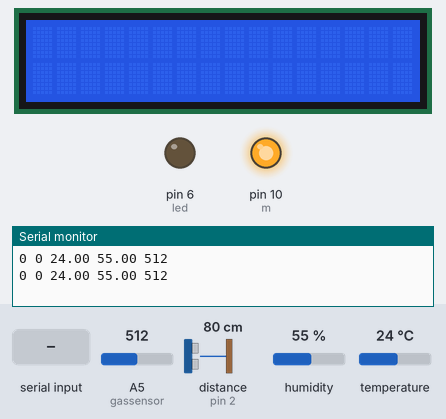
The sketch below on a simulated Arduino Uno, built with avr-gcc and run on an emulated ATmega328P. On the bench: 16×2 character LCD, output pins drawn as LEDs (lit = HIGH), the last lines printed to the serial monitor. Wiring (inferred from the names in the program): DHT11 sensor: data pin 7. Inputs (shaded band) come from the test bench; at power-on: A5 (gassensor) = 512, distance to the obstacle (sensor on pin 2) 80 cm, humidity 55 %, temperature 24 °C. The echo pulse lasts 58.3 µs per cm; pins used as bus, display or sensor lines are not drawn.

Above: at 1.2 s.
1.3 s: "1\n" received over Serial
At 2.9 s:
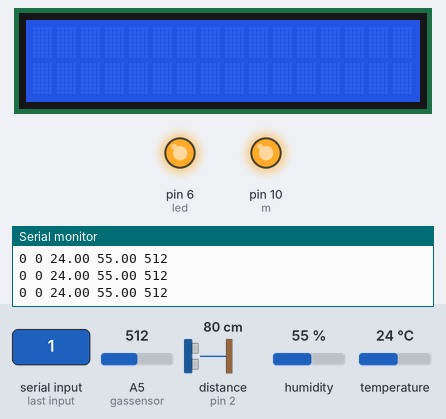
Timing chart, 0 to 5.6 s (numbered marks = the images above; inputs shaded):
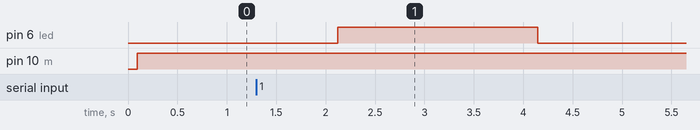

Measured:
- after the input at 1.3 s, pin 6 (led): LOW → HIGH after 0.82 s, → LOW 2.0 s later

The sketch:

MMIproject.ino
```cpp
#include "Arduino.h"
#include "dht.h"
#include "LiquidCrystal.h"
#include <Wire.h>

dht DHT;

#define led 6  //old5
#define DHT11_PIN 7
#define piezopin 6
#define pir 9
#define m 10


const byte numChars = 32;
char receivedChars[numChars];   // an array to store the received data

boolean newData = false;


const int trigPin = 3; // old3
const int echoPin = 2; // old2

int counter = 0;
int counter_motion = 0;
int currentState1 = 0;
int previousState1 = 0;
int currentState2 = 0;
int previousState2 = 0;
int inside = 0;
int outside = 0;
int gassensor = A5;

//LiquidCrystal lcd(7, 6, 5, 4, 3, 2);
LiquidCrystal lcd(12, 11, 5, 4, 3, 2);
float sensorMQ;
long duration;
int distance;
int value_pir = 0;
int state = LOW;
int a[100];


void setup()
{
	Serial.begin(9600);
	lcd.begin(16, 2);
	lcd.clear();
	pinMode(led, OUTPUT);
	pinMode(trigPin, OUTPUT);
	pinMode(echoPin, INPUT);
	pinMode(piezopin, OUTPUT);
	pinMode(gassensor, INPUT);
	pinMode(value_pir, INPUT);
	pinMode(m, OUTPUT);

}

int toggle = 0;
int k = 0;


void recvWithEndMarker() {
    static byte ndx = 0;
    char endMarker = '\n';
    char rc;

    while (Serial.available() > 0 && newData == false) {
        rc = Serial.read();

        if (rc != endMarker) {
            receivedChars[ndx] = rc;
            ndx++;
            if (ndx >= numChars) {
                ndx = numChars - 1;
            }
        }
        else {
            receivedChars[ndx] = '\0'; // terminate the string
            ndx = 0;
            newData = true;
        }
    }
}

int motor = 0;
void showNewData() {
    if (newData == true) {
        //Serial.println("This just in ... ");
        //lcd.clear();
        //lcd.print("This just in ... ");
        //lcd.print("A");
        //lcd.print(receivedChars);
    	if ((int)receivedChars == 1)
    	{
    		motor = 1;
    	}
    	else
    		motor = 0;

        newData = false;
    }
}


void motor_onoff()
{
	if (motor == 1)
		digitalWrite(m, HIGH);
	else
		digitalWrite(m, LOW);
}


void people_counter()
{
	if ((distance >= 53) && (distance <=55))
		{
		if (toggle>0)
		{
			if (a[0] > a[toggle-1])
			{
				counter++;
			}
			else
			{
				if (counter>0)
				counter--;
			}
		}
		toggle = 0;
		for (int i=0; i<toggle;i++)
		{
			a[i] = 0;
		}
		}
	else if (distance < 53)
		toggle += 1;
	if (toggle>0)
		{
		a[toggle-1]=distance;
		}
//	Serial.print("PERSOANE: ");
//	Serial.println(counter);
}

/*void motion()
{
	value_pir = digitalRead(pir);
		if (value_pir == HIGH)            // check if the sensor is HIGH
		    counter_motion = 10;  // turn LED ON

		else
			counter_motion -= 1;

		if (counter_motion <= 0)
		{
			digitalWrite(led, LOW);
			k = 0;
		}
		else
		{
			digitalWrite(led, HIGH);
			k = 1;
		}
}*/

void loop()
{
	//lcd.clear();
	//dlcd.print("LED1  ON");
	//tone(piezopin, 2000, 500);
	if(Serial.available())
	{
		int r = Serial.parseInt();
		    //Serial.println(r);
		    if (r == 1)
		    {
		    	digitalWrite(led,HIGH);
		    }
		    if (r == 0)
		    {
		    	digitalWrite(led,LOW);
		    }
	}


	digitalWrite(trigPin, LOW);
	delayMicroseconds(2);
	digitalWrite(trigPin, HIGH);
	delayMicroseconds(10);
	digitalWrite(trigPin, LOW);
	duration = pulseIn(echoPin, HIGH);
	distance = (duration/2)/29.1;

	people_counter();
	int chk = DHT.read11(DHT11_PIN);
	int analogSensor = analogRead(gassensor);
	//motion();


	//recvWithEndMarker();
	//showNewData();
//	motor = 1;
//	motor_onoff();
	analogWrite(m, 255);
	//lcd.clear();
	//lcd.print(receivedChars);
	//lcd.setCursor(0, 1);
	//lcd.print("victorie");
	//lcd.setCursor(0, 0);


	Serial.println((String)counter+" "+k+" "+DHT.temperature+" "+DHT.humidity+" "+analogSensor);
	delay(1000);
}
```

dht.cpp
```cpp
//
//    FILE: dht.cpp
//  AUTHOR: Rob Tillaart
// VERSION: 0.1.14
// PURPOSE: DHT Temperature & Humidity Sensor library for Arduino
//     URL: http://arduino.cc/playground/Main/DHTLib
//
// HISTORY:
// 0.1.14 replace digital read with faster (~3x) code => more robust low MHz machines.
// 0.1.13 fix negative temperature
// 0.1.12 support DHT33 and DHT44 initial version
// 0.1.11 renamed DHTLIB_TIMEOUT
// 0.1.10 optimized faster WAKEUP + TIMEOUT
// 0.1.09 optimize size: timeout check + use of mask
// 0.1.08 added formula for timeout based upon clockspeed
// 0.1.07 added support for DHT21
// 0.1.06 minimize footprint (2012-12-27)
// 0.1.05 fixed negative temperature bug (thanks to Roseman)
// 0.1.04 improved readability of code using DHTLIB_OK in code
// 0.1.03 added error values for temp and humidity when read failed
// 0.1.02 added error codes
// 0.1.01 added support for Arduino 1.0, fixed typos (31/12/2011)
// 0.1.00 by Rob Tillaart (01/04/2011)
//
// inspired by DHT11 library
//
// Released to the public domain
//

#include "dht.h"

/////////////////////////////////////////////////////
//
// PUBLIC
//

// return values:
// DHTLIB_OK
// DHTLIB_ERROR_CHECKSUM
// DHTLIB_ERROR_TIMEOUT
int dht::read11(uint8_t pin)
{
    // READ VALUES
    int rv = _readSensor(pin, DHTLIB_DHT11_WAKEUP);
    if (rv != DHTLIB_OK)
    {
        humidity    = DHTLIB_INVALID_VALUE; // invalid value, or is NaN prefered?
        temperature = DHTLIB_INVALID_VALUE; // invalid value
        return rv;
    }

    // CONVERT AND STORE
    humidity    = bits[0];  // bits[1] == 0;
    temperature = bits[2];  // bits[3] == 0;

    // TEST CHECKSUM
    // bits[1] && bits[3] both 0
    uint8_t sum = bits[0] + bits[2];
    if (bits[4] != sum) return DHTLIB_ERROR_CHECKSUM;

    return DHTLIB_OK;
}


// return values:
// DHTLIB_OK
// DHTLIB_ERROR_CHECKSUM
// DHTLIB_ERROR_TIMEOUT
int dht::read(uint8_t pin)
{
    // READ VALUES
    int rv = _readSensor(pin, DHTLIB_DHT_WAKEUP);
    if (rv != DHTLIB_OK)
    {
        humidity    = DHTLIB_INVALID_VALUE;  // invalid value, or is NaN prefered?
        temperature = DHTLIB_INVALID_VALUE;  // invalid value
        return rv; // propagate error value
    }

    // CONVERT AND STORE
    humidity = word(bits[0], bits[1]) * 0.1;
    temperature = word(bits[2] & 0x7F, bits[3]) * 0.1;
    if (bits[2] & 0x80)  // negative temperature
    {
        temperature = -temperature;
    }

    // TEST CHECKSUM
    uint8_t sum = bits[0] + bits[1] + bits[2] + bits[3];
    if (bits[4] != sum)
    {
        return DHTLIB_ERROR_CHECKSUM;
    }
    return DHTLIB_OK;
}

/////////////////////////////////////////////////////
//
// PRIVATE
//

// return values:
// DHTLIB_OK
// DHTLIB_ERROR_TIMEOUT
int dht::_readSensor(uint8_t pin, uint8_t wakeupDelay)
{
    // INIT BUFFERVAR TO RECEIVE DATA
    uint8_t mask = 128;
    uint8_t idx = 0;

    // replace digitalRead() with Direct Port Reads.
    // reduces footprint ~100 bytes => portability issue?
    // direct port read is about 3x faster
	uint8_t bit = digitalPinToBitMask(pin);
	uint8_t port = digitalPinToPort(pin);
    volatile uint8_t *PIR = portInputRegister(port);

    // EMPTY BUFFER
    for (uint8_t i = 0; i < 5; i++) bits[i] = 0;

    // REQUEST SAMPLE
    pinMode(pin, OUTPUT);
    digitalWrite(pin, LOW); // T-be
    delay(wakeupDelay);
    digitalWrite(pin, HIGH);   // T-go
    delayMicroseconds(40);
    pinMode(pin, INPUT);

    // GET ACKNOWLEDGE or TIMEOUT
    uint16_t loopCntLOW = DHTLIB_TIMEOUT;
    while ((*PIR & bit) == LOW )  // T-rel
    {
        if (--loopCntLOW == 0) return DHTLIB_ERROR_TIMEOUT;
    }

    uint16_t loopCntHIGH = DHTLIB_TIMEOUT;
    while ((*PIR & bit) != LOW )  // T-reh
    {
        if (--loopCntHIGH == 0) return DHTLIB_ERROR_TIMEOUT;
    }

    // READ THE OUTPUT - 40 BITS => 5 BYTES
    for (uint8_t i = 40; i != 0; i--)
    {
        loopCntLOW = DHTLIB_TIMEOUT;
        while ((*PIR & bit) == LOW )
        {
            if (--loopCntLOW == 0) return DHTLIB_ERROR_TIMEOUT;
        }

        uint32_t t = micros();

        loopCntHIGH = DHTLIB_TIMEOUT;
        while ((*PIR & bit) != LOW )
        {
            if (--loopCntHIGH == 0) return DHTLIB_ERROR_TIMEOUT;
        }

        if ((micros() - t) > 40)
        {
            bits[idx] |= mask;
        }
        mask >>= 1;
        if (mask == 0)   // next byte?
        {
            mask = 128;
            idx++;
        }
    }
    pinMode(pin, OUTPUT);
    digitalWrite(pin, HIGH);

    return DHTLIB_OK;
}
//
// END OF FILE
//
```

dht.h
```cpp
//
//    FILE: dht.h
//  AUTHOR: Rob Tillaart
// VERSION: 0.1.14
// PURPOSE: DHT Temperature & Humidity Sensor library for Arduino
//     URL: http://arduino.cc/playground/Main/DHTLib
//
// HISTORY:
// see dht.cpp file
//

#ifndef dht_h
#define dht_h

#if ARDUINO < 100
#include <WProgram.h>
#else
#include <Arduino.h>
#endif

#define DHT_LIB_VERSION "0.1.14"

#define DHTLIB_OK                0
#define DHTLIB_ERROR_CHECKSUM   -1
#define DHTLIB_ERROR_TIMEOUT    -2
#define DHTLIB_INVALID_VALUE    -999

#define DHTLIB_DHT11_WAKEUP     18
#define DHTLIB_DHT_WAKEUP       1

// max timeout is 100 usec.
// For a 16 Mhz proc 100 usec is 1600 clock cycles
// loops using DHTLIB_TIMEOUT use at least 4 clock cycli
// so 100 us takes max 400 loops
// so by dividing F_CPU by 40000 we "fail" as fast as possible
#define DHTLIB_TIMEOUT (F_CPU/40000)

class dht
{
public:
    // return values:
    // DHTLIB_OK
    // DHTLIB_ERROR_CHECKSUM
    // DHTLIB_ERROR_TIMEOUT
    int read11(uint8_t pin);
    int read(uint8_t pin);

    inline int read21(uint8_t pin) { return read(pin); };
    inline int read22(uint8_t pin) { return read(pin); };
    inline int read33(uint8_t pin) { return read(pin); };
    inline int read44(uint8_t pin) { return read(pin); };

    double humidity;
    double temperature;

private:
    uint8_t bits[5];  // buffer to receive data
    int _readSensor(uint8_t pin, uint8_t wakeupDelay);
};
#endif
//
// END OF FILE
//
```

sloeber.ino.cpp
```cpp
#ifdef __IN_ECLIPSE__
//This is a automatic generated file
//Please do not modify this file
//If you touch this file your change will be overwritten during the next build
//This file has been generated on 2019-12-17 17:32:01

#include "Arduino.h"
#include "Arduino.h"
#include "dht.h"
#include "LiquidCrystal.h"
#include <Wire.h>

void setup() ;
void recvWithEndMarker() ;
void showNewData() ;
void motor_onoff() ;
void people_counter() ;
void loop() ;

#include "MMIproject.ino"


#endif
```
